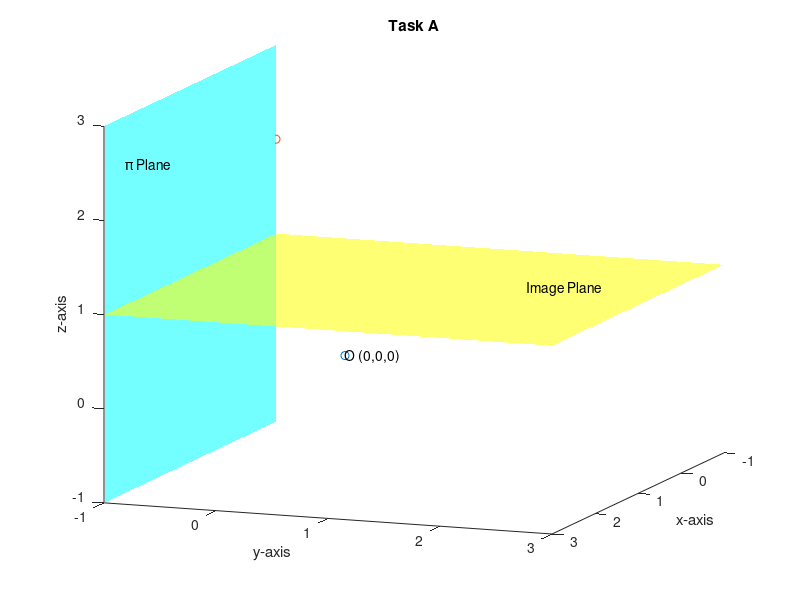

The MATLAB script that drew this image: (Note: this script raises an error after producing the figure.)
%Defining given points
P11 = [-1,-1,2];
P12 = [-1,-1,3];
P21 = [0,-1,2];
P22 = [0,-1,3];
P31 = [1,1,2];
P32 = [1,1,3];

%Defining view point (setting azimuth and elevation)
title('Task A');
xlabel('x-axis');
ylabel('y-axis');
zlabel('z-axis');
view([111 13])
hold on

%Defining Pi and Projection (image) Plane
[x,z] = meshgrid(-1:3,-1:3);
pi_plane = @(x,z)0*x+0*z-1;
surf(x,pi_plane(x,z),z, 'FaceColor', 'cyan', 'FaceAlpha', 0.55, 'EdgeColor', 'none');
text(2.5,-1,2.5,'\pi Plane')

hold on
[x,y] = meshgrid(-1:3,-1:3);
proj_plane = @(x,y)0*x+0*y+1;
surf(x,y,proj_plane(x,z), 'FaceColor', 'yellow', 'FaceAlpha', 0.55, 'EdgeColor', 'none');
text(1,2,1.1,'Image Plane')

%legend([h1, h2], {'Pi Plane', 'Image Plane'});
%================================================================================================
%TASK A

%Plotting origin 'O'
scatter3(0,0,0)
text(0,0,0,['O (' num2str(0) ',' num2str(0) ',' num2str(0) ')'])

%Plotting P11 projection
scatter3(P11(1),P11(2),P11(3))
Q11 = project_point(P11);
scatter3(Q11(1), Q11(2), Q11(3));
%text(Q11(1),Q11(2),Q11(3),['P11'' (' num2str(Q11(1)) ',' num2str(Q11(2)) ',' num2str(Q11(3)) ')'])
line([0,P11(1)],[0,P11(2)],[0,P11(3)]);
text(P11(1),P11(2),P11(3),['P11 (' num2str(P11(1)) ',' num2str(P11(2)) ',' num2str(P11(3)) ')'])

%Plotting P12 projection
scatter3(P12(1),P12(2),P12(3))
Q12 = project_point(P12);
scatter3(Q12(1), Q12(2), Q12(3));
%text(Q12(1),Q12(2),Q12(3),['P12'' (' num2str(Q12(1)) ',' num2str(Q12(2)) ',' num2str(Q12(3)) ')'])
line([0,P12(1)],[0,P12(2)],[0,P12(3)]);
text(P12(1),P12(2),P12(3),['P12 (' num2str(P12(1)) ',' num2str(P12(2)) ',' num2str(P12(3)) ')'])

%Plotting P21 projection
scatter3(P21(1),P21(2),P21(3))
Q21 = project_point(P21);
scatter3(Q21(1), Q21(2), Q21(3));
%text(Q21(1),Q21(2),Q21(3),['P21'' (' num2str(Q21(1)) ',' num2str(Q21(2)) ',' num2str(Q21(3)) ')'])
line([0,P21(1)],[0,P21(2)],[0,P21(3)]);
text(P21(1),P21(2),P21(3),['P21 (' num2str(P21(1)) ',' num2str(P21(2)) ',' num2str(P21(3)) ')'])

%Plotting P22 projection
scatter3(P22(1),P22(2),P22(3))
Q22 = project_point(P22);
scatter3(Q22(1), Q22(2), Q22(3));
%text(Q22(1),Q22(2),Q22(3),['P22'' (' num2str(Q22(1)) ',' num2str(Q22(2)) ',' num2str(Q22(3)) ')'])
line([0,P22(1)],[0,P22(2)],[0,P22(3)]);
text(P22(1),P22(2),P22(3),['P22 (' num2str(P22(1)) ',' num2str(P22(2)) ',' num2str(P22(3)) ')'])

%Plotting P31 projection
scatter3(P31(1),P31(2),P31(3))
Q31 = project_point(P31);
scatter3(Q31(1), Q31(2), Q31(3));
%text(Q31(1),Q31(2),Q31(3),['P31'' (' num2str(Q31(1)) ',' num2str(Q31(2)) ',' num2str(Q31(3)) ')'])
line([0,P31(1)],[0,P31(2)],[0,P31(3)]);
text(P31(1),P31(2),P31(3),['P31 (' num2str(P31(1)) ',' num2str(P31(2)) ',' num2str(P31(3)) ')'])

%Plotting P32 projection
scatter3(P32(1),P32(2),P32(3))
Q32 = project_point(P32);
scatter3(Q32(1), Q32(2), Q32(3));
%text(Q32(1),Q32(2),Q32(3),['P32'' (' num2str(Q32(1)) ',' num2str(Q32(2)) ',' num2str(Q32(3)) ')'])
line([0,P32(1)],[0,P32(2)],[0,P32(3)]);
text(P32(1),P32(2),P32(3),['P32 (' num2str(P32(1)) ',' num2str(P32(2)) ',' num2str(P32(3)) ')'])
hold off


print('-f1','task_A','-dpng');

